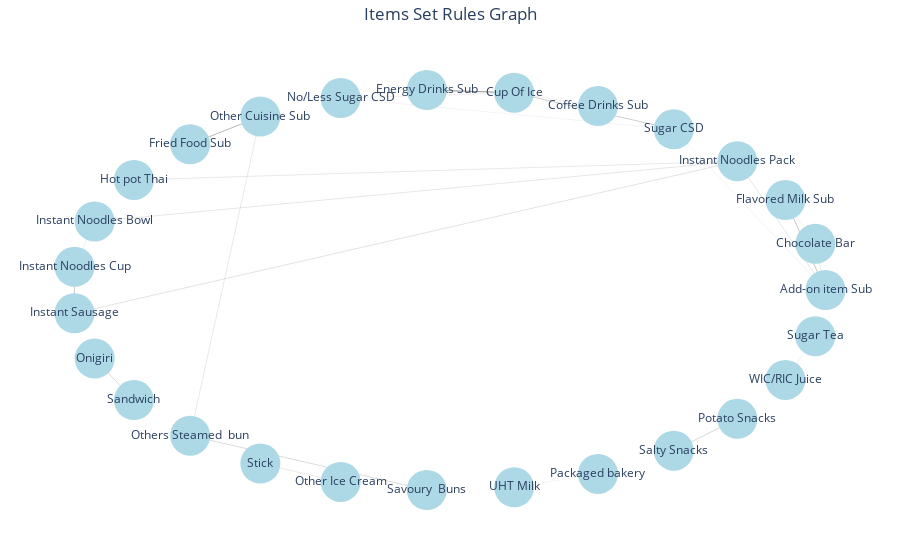

The notebook cell saved with this chart:
### Code cell
import plotly.graph_objects as go
import networkx as nx

# Create an empty directed graph
G = nx.DiGraph()

# Iterate through each row of the DataFrame and add edges to the graph
for index, row in rules.iterrows():
    antecedent = ', '.join(row['antecedents'])
    consequent = ', '.join(row['consequents'])
    support = row['support']
    confidence = row['confidence']
    lift = row['lift']
    conviction = row['conviction']
    # Check if lift is greater than 2 and confidence is greater than 0.1
    if lift >= 2 and confidence > 0.1:
        # Add edges to the graph with the support or confidence as edge weight
        G.add_edge(antecedent, consequent, weight=support)

        # Add support, lift, and confidence as attributes to the nodes
        G.add_node(antecedent, support=support, lift=lift, confidence=confidence, conviction=conviction)
        G.add_node(consequent, support=support, lift=lift, confidence=confidence, conviction=conviction)

# Get the node positions using circular layout
pos = nx.circular_layout(G)

# Create a list of edge traces
edge_traces = []
for edge in G.edges():
    x0, y0 = pos[edge[0]]
    x1, y1 = pos[edge[1]]
    weight = G.get_edge_data(edge[0], edge[1])['weight']
    edge_trace = go.Scatter(x=[x0, x1, None], y=[y0, y1, None],
                            mode='lines', line=dict(width=weight*10, color='black'),
                            hoverinfo='text',
                            hovertext=f"Support: {weight:.3f}",
                            )
    edge_traces.append(edge_trace)

# Create a list of node traces
node_traces = []
for node in G.nodes():
    x, y = pos[node]
    in_edges = G.in_edges(node)
    out_edges = G.out_edges(node)
    text = f"Item: {node}<br>"
    for in_edge in in_edges:
        antecedent = in_edge[0]
        weight = G.get_edge_data(antecedent, node)['weight']
        text += f"Trigger {antecedent} - {node}, Support: {weight:.3f}, Lift: {G.nodes[node]['lift']:.3f}, Confidence: {G.nodes[node]['confidence']:.3f}, Conviction: {G.nodes[node]['conviction']:.3f}<br>"
    for out_edge in out_edges:
        consequent = out_edge[1]
        weight = G.get_edge_data(node, consequent)['weight']
        text += f"Trigger {node} - {consequent}, Support: {weight:.3f}, Lift: {G.nodes[node]['lift']:.3f}, Confidence: {G.nodes[node]['confidence']:.3f}, Conviction: {G.nodes[node]['conviction']:.3f}<br>"
    node_trace = go.Scatter(x=[x], y=[y], mode='markers+text', text=node,
                            marker=dict(size=40, color='lightblue'),
                            hoverinfo='text',
                            hovertext=text
                            )
    node_traces.append(node_trace)

# Create the figure and add the edge and node traces
fig = go.Figure(data=edge_traces + node_traces)

# Set the layout properties
fig.update_layout(title='Items Set Rules Graph', title_x=0.5, showlegend=False, hovermode='closest',
                  plot_bgcolor='white', margin=dict(b=20, l=5, r=5, t=40), xaxis=dict(showgrid=False, zeroline=False,
                  showticklabels=False), yaxis=dict(showgrid=False, zeroline=False, showticklabels=False))

# Show the plot
fig.show()

### Figure 1 — Plotly figure (JSON) as saved in the notebook; plotly's stock layout.template omitted (floating-point values rounded to 4 significant figures)
{"data": [{"hoverinfo": "text", "hovertext": "Support: 0.005", "line": {"color": "black", "width": 0.05402}, "mode": "lines", "type": "scatter", "x": [1, 0.973, null], "y": [3.311e-09, 0.2306, null]}, {"hoverinfo": "text", "hovertext": "Support: 0.012", "line": {"color": "black", "width": 0.1224}, "mode": "lines", "type": "scatter", "x": [1, 0.8936, null], "y": [3.311e-09, 0.4488, null]}, {"hoverinfo": "text", "hovertext": "Support: 0.006", "line": {"color": "black", "width": 0.05843}, "mode": "lines", "type": "scatter", "x": [1, 0.766, null], "y": [3.311e-09, 0.6428, null]}, {"hoverinfo": "text", "hovertext": "Support: 0.006", "line": {"color": "black", "width": 0.05623}, "mode": "lines", "type": "scatter", "x": [1, 0.5972, null], "y": [3.311e-09, 0.8021, null]}, {"hoverinfo": "text", "hovertext": "Support: 0.005", "line": {"color": "black", "width": 0.05402}, "mode": "lines", "type": "scatter", "x": [0.973, 1, null], "y": [0.2306, 3.311e-09, null]}, {"hoverinfo": "text", "hovertext": "Support: 0.006", "line": {"color": "black", "width": 0.06174}, "mode": "lines", "type": "scatter", "x": [0.973, 0.8936, null], "y": [0.2306, 0.4488, null]}, {"hoverinfo": "text", "hovertext": "Support: 0.012", "line": {"color": "black", "width": 0.1224}, "mode": "lines", "type": "scatter", "x": [0.8936, 1, null], "y": [0.4488, 3.311e-09, null]}, {"hoverinfo": "text", "hovertext": "Support: 0.006", "line": {"color": "black", "width": 0.05843}, "mode": "lines", "type": "scatter", "x": [0.766, 1, null], "y": [0.6428, 3.311e-09, null]}, {"hoverinfo": "text", "hovertext": "Support: 0.005", "line": {"color": "black", "width": 0.05402}, "mode": "lines", "type": "scatter", "x": [0.766, -0.8355, null], "y": [0.6428, 0.5495, null]}, {"hoverinfo": "text", "hovertext": "Support: 0.006", "line": {"color": "black", "width": 0.05513}, "mode": "lines", "type": "scatter", "x": [0.766, -0.9397, null], "y": [0.6428, 0.342, null]}, {"hoverinfo": "text", "hovertext": "Support: 0.006", "line": {"color": "black", "width": 0.06395}, "mode": "lines", "type": "scatter", "x": [0.766, -0.9932, null], "y": [0.6428, -0.1161, null]}, {"hoverinfo": "text", "hovertext": "Support: 0.011", "line": {"color": "black", "width": 0.108}, "mode": "lines", "type": "scatter", "x": [0.5972, 0.1736, null], "y": [0.8021, 0.9848, null]}, {"hoverinfo": "text", "hovertext": "Support: 0.006", "line": {"color": "black", "width": 0.06174}, "mode": "lines", "type": "scatter", "x": [0.3961, 0.1736, null], "y": [0.9182, 0.9848, null]}, {"hoverinfo": "text", "hovertext": "Support: 0.023", "line": {"color": "black", "width": 0.2293}, "mode": "lines", "type": "scatter", "x": [0.1736, -0.05814, null], "y": [0.9848, 0.9983, null]}, {"hoverinfo": "text", "hovertext": "Support: 0.011", "line": {"color": "black", "width": 0.108}, "mode": "lines", "type": "scatter", "x": [0.1736, 0.5972, null], "y": [0.9848, 0.8021, null]}, {"hoverinfo": "text", "hovertext": "Support: 0.023", "line": {"color": "black", "width": 0.2293}, "mode": "lines", "type": "scatter", "x": [-0.05814, 0.1736, null], "y": [0.9983, 0.9848, null]}, {"hoverinfo": "text", "hovertext": "Support: 0.007", "line": {"color": "black", "width": 0.07056}, "mode": "lines", "type": "scatter", "x": [-0.2868, 0.1736, null], "y": [0.958, 0.9848, null]}, {"hoverinfo": "text", "hovertext": "Support: 0.005", "line": {"color": "black", "width": 0.05292}, "mode": "lines", "type": "scatter", "x": [-0.2868, 0.5972, null], "y": [0.958, 0.8021, null]}, {"hoverinfo": "text", "hovertext": "Support: 0.015", "line": {"color": "black", "width": 0.1499}, "mode": "lines", "type": "scatter", "x": [-0.5, -0.6862, null], "y": [0.866, 0.7274, null]}, {"hoverinfo": "text", "hovertext": "Support: 0.015", "line": {"color": "black", "width": 0.1499}, "mode": "lines", "type": "scatter", "x": [-0.6862, -0.5, null], "y": [0.7274, 0.866, null]}, {"hoverinfo": "text", "hovertext": "Support: 0.005", "line": {"color": "black", "width": 0.05402}, "mode": "lines", "type": "scatter", "x": [-0.8355, 0.766, null], "y": [0.5495, 0.6428, null]}, {"hoverinfo": "text", "hovertext": "Support: 0.006", "line": {"color": "black", "width": 0.06284}, "mode": "lines", "type": "scatter", "x": [-0.9397, -0.9932, null], "y": [0.342, 0.1161, null]}, {"hoverinfo": "text", "hovertext": "Support: 0.006", "line": {"color": "black", "width": 0.05513}, "mode": "lines", "type": "scatter", "x": [-0.9397, 0.766, null], "y": [0.342, 0.6428, null]}, {"hoverinfo": "text", "hovertext": "Support: 0.010", "line": {"color": "black", "width": 0.1047}, "mode": "lines", "type": "scatter", "x": [-0.9932, -0.9932, null], "y": [0.1161, -0.1161, null]}, {"hoverinfo": "text", "hovertext": "Support: 0.010", "line": {"color": "black", "width": 0.1047}, "mode": "lines", "type": "scatter", "x": [-0.9932, -0.9932, null], "y": [-0.1161, 0.1161, null]}, {"hoverinfo": "text", "hovertext": "Support: 0.006", "line": {"color": "black", "width": 0.06395}, "mode": "lines", "type": "scatter", "x": [-0.9932, 0.766, null], "y": [-0.1161, 0.6428, null]}, {"hoverinfo": "text", "hovertext": "Support: 0.008", "line": {"color": "black", "width": 0.08049}, "mode": "lines", "type": "scatter", "x": [-0.9397, -0.8355, null], "y": [-0.342, -0.5495, null]}, {"hoverinfo": "text", "hovertext": "Support: 0.008", "line": {"color": "black", "width": 0.08049}, "mode": "lines", "type": "scatter", "x": [-0.8355, -0.9397, null], "y": [-0.5495, -0.342, null]}, {"hoverinfo": "text", "hovertext": "Support: 0.010", "line": {"color": "black", "width": 0.09592}, "mode": "lines", "type": "scatter", "x": [-0.6862, -0.5, null], "y": [-0.7274, 0.866, null]}, {"hoverinfo": "text", "hovertext": "Support: 0.008", "line": {"color": "black", "width": 0.08049}, "mode": "lines", "type": "scatter", "x": [-0.6862, -0.05814, null], "y": [-0.7274, -0.9983, null]}, {"hoverinfo": "text", "hovertext": "Support: 0.005", "line": {"color": "black", "width": 0.05072}, "mode": "lines", "type": "scatter", "x": [-0.5, -0.2868, null], "y": [-0.866, -0.958, null]}, {"hoverinfo": "text", "hovertext": "Support: 0.005", "line": {"color": "black", "width": 0.05072}, "mode": "lines", "type": "scatter", "x": [-0.2868, -0.5, null], "y": [-0.958, -0.866, null]}, {"hoverinfo": "text", "hovertext": "Support: 0.008", "line": {"color": "black", "width": 0.08049}, "mode": "lines", "type": "scatter", "x": [-0.05814, -0.6862, null], "y": [-0.9983, -0.7274, null]}, {"hoverinfo": "text", "hovertext": "Support: 0.006", "line": {"color": "black", "width": 0.05843}, "mode": "lines", "type": "scatter", "x": [0.1736, 0.3961, null], "y": [-0.9848, -0.9182, null]}, {"hoverinfo": "text", "hovertext": "Support: 0.009", "line": {"color": "black", "width": 0.086}, "mode": "lines", "type": "scatter", "x": [0.5972, 0.766, null], "y": [-0.8021, -0.6428, null]}, {"hoverinfo": "text", "hovertext": "Support: 0.009", "line": {"color": "black", "width": 0.086}, "mode": "lines", "type": "scatter", "x": [0.766, 0.5972, null], "y": [-0.6428, -0.8021, null]}, {"hoverinfo": "text", "hovertext": "Support: 0.007", "line": {"color": "black", "width": 0.06505}, "mode": "lines", "type": "scatter", "x": [0.8936, 0.973, null], "y": [-0.4488, -0.2306, null]}, {"hoverinfo": "text", "hovertext": "Item: Add-on item Sub<br>Trigger Chocolate Bar - Add-on item Sub, Support: 0.005, Lift: 2.398, Confidence: 0.140, Conviction: 1.156<br>Trigger Flavored Milk Sub - Add-on item Sub, Support: 0.012, Lift: 2.398, Confidence: 0.140, Conviction: 1.156<br>Trigger Instant Noodles Pack - Add-on item Sub, Support: 0.006, Lift: 2.398, Confidence: 0.140, Conviction: 1.156<br>Trigger Add-on item Sub - Chocolate Bar, Support: 0.005, Lift: 2.398, Confidence: 0.140, Conviction: 1.156<br>Trigger Add-on item Sub - Flavored Milk Sub, Support: 0.012, Lift: 2.398, Confidence: 0.140, Conviction: 1.156<br>Trigger Add-on item Sub - Instant Noodles Pack, Support: 0.006, Lift: 2.398, Confidence: 0.140, Conviction: 1.156<br>Trigger Add-on item Sub - Sugar CSD, Support: 0.006, Lift: 2.398, Confidence: 0.140, Conviction: 1.156<br>", "marker": {"color": "lightblue", "size": 40}, "mode": "markers+text", "text": "Add-on item Sub", "type": "scatter", "x": [1], "y": [3.311e-09]}, {"hoverinfo": "text", "hovertext": "Item: Chocolate Bar<br>Trigger Add-on item Sub - Chocolate Bar, Support: 0.005, Lift: 2.148, Confidence: 0.144, Conviction: 1.161<br>Trigger Chocolate Bar - Add-on item Sub, Support: 0.005, Lift: 2.148, Confidence: 0.144, Conviction: 1.161<br>Trigger Chocolate Bar - Flavored Milk Sub, Support: 0.006, Lift: 2.148, Confidence: 0.144, Conviction: 1.161<br>", "marker": {"color": "lightblue", "size": 40}, "mode": "markers+text", "text": "Chocolate Bar", "type": "scatter", "x": [0.973], "y": [0.2306]}, {"hoverinfo": "text", "hovertext": "Item: Flavored Milk Sub<br>Trigger Add-on item Sub - Flavored Milk Sub, Support: 0.012, Lift: 2.148, Confidence: 0.144, Conviction: 1.161<br>Trigger Chocolate Bar - Flavored Milk Sub, Support: 0.006, Lift: 2.148, Confidence: 0.144, Conviction: 1.161<br>Trigger Flavored Milk Sub - Add-on item Sub, Support: 0.012, Lift: 2.148, Confidence: 0.144, Conviction: 1.161<br>", "marker": {"color": "lightblue", "size": 40}, "mode": "markers+text", "text": "Flavored Milk Sub", "type": "scatter", "x": [0.8936], "y": [0.4488]}, {"hoverinfo": "text", "hovertext": "Item: Instant Noodles Pack<br>Trigger Add-on item Sub - Instant Noodles Pack, Support: 0.006, Lift: 6.111, Confidence: 0.275, Conviction: 1.370<br>Trigger Hot pot Thai - Instant Noodles Pack, Support: 0.005, Lift: 6.111, Confidence: 0.275, Conviction: 1.370<br>Trigger Instant Noodles Bowl - Instant Noodles Pack, Support: 0.006, Lift: 6.111, Confidence: 0.275, Conviction: 1.370<br>Trigger Instant Sausage - Instant Noodles Pack, Support: 0.006, Lift: 6.111, Confidence: 0.275, Conviction: 1.370<br>Trigger Instant Noodles Pack - Add-on item Sub, Support: 0.006, Lift: 6.111, Confidence: 0.275, Conviction: 1.370<br>Trigger Instant Noodles Pack - Hot pot Thai, Support: 0.005, Lift: 6.111, Confidence: 0.275, Conviction: 1.370<br>Trigger Instant Noodles Pack - Instant Noodles Bowl, Support: 0.006, Lift: 6.111, Confidence: 0.275, Conviction: 1.370<br>Trigger Instant Noodles Pack - Instant Sausage, Support: 0.006, Lift: 6.111, Confidence: 0.275, Conviction: 1.370<br>", "marker": {"color": "lightblue", "size": 40}, "mode": "markers+text", "text": "Instant Noodles Pack", "type": "scatter", "x": [0.766], "y": [0.6428]}, {"hoverinfo": "text", "hovertext": "Item: Sugar CSD<br>Trigger Add-on item Sub - Sugar CSD, Support: 0.006, Lift: 2.340, Confidence: 0.137, Conviction: 1.152<br>Trigger Cup Of Ice - Sugar CSD, Support: 0.011, Lift: 2.340, Confidence: 0.137, Conviction: 1.152<br>Trigger No/Less Sugar CSD - Sugar CSD, Support: 0.005, Lift: 2.340, Confidence: 0.137, Conviction: 1.152<br>Trigger Sugar CSD - Cup Of Ice, Support: 0.011, Lift: 2.340, Confidence: 0.137, Conviction: 1.152<br>", "marker": {"color": "lightblue", "size": 40}, "mode": "markers+text", "text": "Sugar CSD", "type": "scatter", "x": [0.5972], "y": [0.8021]}, {"hoverinfo": "text", "hovertext": "Item: Coffee Drinks Sub<br>Trigger Coffee Drinks Sub - Cup Of Ice, Support: 0.006, Lift: 2.353, Confidence: 0.186, Conviction: 1.221<br>", "marker": {"color": "lightblue", "size": 40}, "mode": "markers+text", "text": "Coffee Drinks Sub", "type": "scatter", "x": [0.3961], "y": [0.9182]}, {"hoverinfo": "text", "hovertext": "Item: Cup Of Ice<br>Trigger Coffee Drinks Sub - Cup Of Ice, Support: 0.006, Lift: 2.339, Confidence: 0.137, Conviction: 1.146<br>Trigger Energy Drinks Sub - Cup Of Ice, Support: 0.023, Lift: 2.339, Confidence: 0.137, Conviction: 1.146<br>Trigger No/Less Sugar CSD - Cup Of Ice, Support: 0.007, Lift: 2.339, Confidence: 0.137, Conviction: 1.146<br>Trigger Sugar CSD - Cup Of Ice, Support: 0.011, Lift: 2.339, Confidence: 0.137, Conviction: 1.146<br>Trigger Cup Of Ice - Energy Drinks Sub, Support: 0.023, Lift: 2.339, Confidence: 0.137, Conviction: 1.146<br>Trigger Cup Of Ice - Sugar CSD, Support: 0.011, Lift: 2.339, Confidence: 0.137, Conviction: 1.146<br>", "marker": {"color": "lightblue", "size": 40}, "mode": "markers+text", "text": "Cup Of Ice", "type": "scatter", "x": [0.1736], "y": [0.9848]}, {"hoverinfo": "text", "hovertext": "Item: Energy Drinks Sub<br>Trigger Cup Of Ice - Energy Drinks Sub, Support: 0.023, Lift: 3.435, Confidence: 0.290, Conviction: 1.376<br>Trigger Energy Drinks Sub - Cup Of Ice, Support: 0.023, Lift: 3.435, Confidence: 0.290, Conviction: 1.376<br>", "marker": {"color": "lightblue", "size": 40}, "mode": "markers+text", "text": "Energy Drinks Sub", "type": "scatter", "x": [-0.05814], "y": [0.9983]}, {"hoverinfo": "text", "hovertext": "Item: No/Less Sugar CSD<br>Trigger No/Less Sugar CSD - Cup Of Ice, Support: 0.007, Lift: 2.340, Confidence: 0.137, Conviction: 1.152<br>Trigger No/Less Sugar CSD - Sugar CSD, Support: 0.005, Lift: 2.340, Confidence: 0.137, Conviction: 1.152<br>", "marker": {"color": "lightblue", "size": 40}, "mode": "markers+text", "text": "No/Less Sugar CSD", "type": "scatter", "x": [-0.2868], "y": [0.958]}, {"hoverinfo": "text", "hovertext": "Item: Other Cuisine Sub<br>Trigger Fried Food Sub - Other Cuisine Sub, Support: 0.015, Lift: 2.188, Confidence: 0.227, Conviction: 1.281<br>Trigger Others Steamed  bun - Other Cuisine Sub, Support: 0.010, Lift: 2.188, Confidence: 0.227, Conviction: 1.281<br>Trigger Other Cuisine Sub - Fried Food Sub, Support: 0.015, Lift: 2.188, Confidence: 0.227, Conviction: 1.281<br>", "marker": {"color": "lightblue", "size": 40}, "mode": "markers+text", "text": "Other Cuisine Sub", "type": "scatter", "x": [-0.5], "y": [0.866]}, {"hoverinfo": "text", "hovertext": "Item: Fried Food Sub<br>Trigger Other Cuisine Sub - Fried Food Sub, Support: 0.015, Lift: 2.725, Confidence: 0.282, Conviction: 1.372<br>Trigger Fried Food Sub - Other Cuisine Sub, Support: 0.015, Lift: 2.725, Confidence: 0.282, Conviction: 1.372<br>", "marker": {"color": "lightblue", "size": 40}, "mode": "markers+text", "text": "Fried Food Sub", "type": "scatter", "x": [-0.6862], "y": [0.7274]}, {"hoverinfo": "text", "hovertext": "Item: Hot pot Thai<br>Trigger Instant Noodles Pack - Hot pot Thai, Support: 0.005, Lift: 3.619, Confidence: 0.163, Conviction: 1.188<br>Trigger Hot pot Thai - Instant Noodles Pack, Support: 0.005, Lift: 3.619, Confidence: 0.163, Conviction: 1.188<br>", "marker": {"color": "lightblue", "size": 40}, "mode": "markers+text", "text": "Hot pot Thai", "type": "scatter", "x": [-0.8355], "y": [0.5495]}, {"hoverinfo": "text", "hovertext": "Item: Instant Noodles Bowl<br>Trigger Instant Noodles Pack - Instant Noodles Bowl, Support: 0.006, Lift: 2.956, Confidence: 0.133, Conviction: 1.147<br>Trigger Instant Noodles Bowl - Instant Noodles Cup, Support: 0.006, Lift: 2.956, Confidence: 0.133, Conviction: 1.147<br>Trigger Instant Noodles Bowl - Instant Noodles Pack, Support: 0.006, Lift: 2.956, Confidence: 0.133, Conviction: 1.147<br>", "marker": {"color": "lightblue", "size": 40}, "mode": "markers+text", "text": "Instant Noodles Bowl", "type": "scatter", "x": [-0.9397], "y": [0.342]}, {"hoverinfo": "text", "hovertext": "Item: Instant Noodles Cup<br>Trigger Instant Noodles Bowl - Instant Noodles Cup, Support: 0.006, Lift: 7.005, Confidence: 0.450, Conviction: 1.800<br>Trigger Instant Sausage - Instant Noodles Cup, Support: 0.010, Lift: 7.005, Confidence: 0.450, Conviction: 1.800<br>Trigger Instant Noodles Cup - Instant Sausage, Support: 0.010, Lift: 7.005, Confidence: 0.450, Conviction: 1.800<br>", "marker": {"color": "lightblue", "size": 40}, "mode": "markers+text", "text": "Instant Noodles Cup", "type": "scatter", "x": [-0.9932], "y": [0.1161]}, {"hoverinfo": "text", "hovertext": "Item: Instant Sausage<br>Trigger Instant Noodles Cup - Instant Sausage, Support: 0.010, Lift: 6.111, Confidence: 0.275, Conviction: 1.370<br>Trigger Instant Noodles Pack - Instant Sausage, Support: 0.006, Lift: 6.111, Confidence: 0.275, Conviction: 1.370<br>Trigger Instant Sausage - Instant Noodles Cup, Support: 0.010, Lift: 6.111, Confidence: 0.275, Conviction: 1.370<br>Trigger Instant Sausage - Instant Noodles Pack, Support: 0.006, Lift: 6.111, Confidence: 0.275, Conviction: 1.370<br>", "marker": {"color": "lightblue", "size": 40}, "mode": "markers+text", "text": "Instant Sausage", "type": "scatter", "x": [-0.9932], "y": [-0.1161]}, {"hoverinfo": "text", "hovertext": "Item: Onigiri<br>Trigger Sandwich - Onigiri, Support: 0.008, Lift: 2.190, Confidence: 0.171, Conviction: 1.197<br>Trigger Onigiri - Sandwich, Support: 0.008, Lift: 2.190, Confidence: 0.171, Conviction: 1.197<br>", "marker": {"color": "lightblue", "size": 40}, "mode": "markers+text", "text": "Onigiri", "type": "scatter", "x": [-0.9397], "y": [-0.342]}, {"hoverinfo": "text", "hovertext": "Item: Sandwich<br>Trigger Onigiri - Sandwich, Support: 0.008, Lift: 2.190, Confidence: 0.171, Conviction: 1.197<br>Trigger Sandwich - Onigiri, Support: 0.008, Lift: 2.190, Confidence: 0.171, Conviction: 1.197<br>", "marker": {"color": "lightblue", "size": 40}, "mode": "markers+text", "text": "Sandwich", "type": "scatter", "x": [-0.8355], "y": [-0.5495]}, {"hoverinfo": "text", "hovertext": "Item: Others Steamed  bun<br>Trigger Savoury  Buns - Others Steamed  bun, Support: 0.008, Lift: 2.412, Confidence: 0.102, Conviction: 1.105<br>Trigger Others Steamed  bun - Other Cuisine Sub, Support: 0.010, Lift: 2.412, Confidence: 0.102, Conviction: 1.105<br>Trigger Others Steamed  bun - Savoury  Buns, Support: 0.008, Lift: 2.412, Confidence: 0.102, Conviction: 1.105<br>", "marker": {"color": "lightblue", "size": 40}, "mode": "markers+text", "text": "Others Steamed  bun", "type": "scatter", "x": [-0.6862], "y": [-0.7274]}, {"hoverinfo": "text", "hovertext": "Item: Stick<br>Trigger Other Ice Cream - Stick, Support: 0.005, Lift: 10.722, Confidence: 0.303, Conviction: 1.427<br>Trigger Stick - Other Ice Cream, Support: 0.005, Lift: 10.722, Confidence: 0.303, Conviction: 1.427<br>", "marker": {"color": "lightblue", "size": 40}, "mode": "markers+text", "text": "Stick", "type": "scatter", "x": [-0.5], "y": [-0.866]}, {"hoverinfo": "text", "hovertext": "Item: Other Ice Cream<br>Trigger Stick - Other Ice Cream, Support: 0.005, Lift: 10.722, Confidence: 0.303, Conviction: 1.427<br>Trigger Other Ice Cream - Stick, Support: 0.005, Lift: 10.722, Confidence: 0.303, Conviction: 1.427<br>", "marker": {"color": "lightblue", "size": 40}, "mode": "markers+text", "text": "Other Ice Cream", "type": "scatter", "x": [-0.2868], "y": [-0.958]}, {"hoverinfo": "text", "hovertext": "Item: Savoury  Buns<br>Trigger Others Steamed  bun - Savoury  Buns, Support: 0.008, Lift: 2.412, Confidence: 0.102, Conviction: 1.105<br>Trigger Savoury  Buns - Others Steamed  bun, Support: 0.008, Lift: 2.412, Confidence: 0.102, Conviction: 1.105<br>", "marker": {"color": "lightblue", "size": 40}, "mode": "markers+text", "text": "Savoury  Buns", "type": "scatter", "x": [-0.05814], "y": [-0.9983]}, {"hoverinfo": "text", "hovertext": "Item: UHT Milk<br>Trigger UHT Milk - Packaged bakery, Support: 0.006, Lift: 2.086, Confidence: 0.136, Conviction: 1.151<br>", "marker": {"color": "lightblue", "size": 40}, "mode": "markers+text", "text": "UHT Milk", "type": "scatter", "x": [0.1736], "y": [-0.9848]}, {"hoverinfo": "text", "hovertext": "Item: Packaged bakery<br>Trigger UHT Milk - Packaged bakery, Support: 0.006, Lift: 2.086, Confidence: 0.136, Conviction: 1.151<br>", "marker": {"color": "lightblue", "size": 40}, "mode": "markers+text", "text": "Packaged bakery", "type": "scatter", "x": [0.3961], "y": [-0.9182]}, {"hoverinfo": "text", "hovertext": "Item: Salty Snacks<br>Trigger Potato Snacks - Salty Snacks, Support: 0.009, Lift: 3.828, Confidence: 0.172, Conviction: 1.198<br>Trigger Salty Snacks - Potato Snacks, Support: 0.009, Lift: 3.828, Confidence: 0.172, Conviction: 1.198<br>", "marker": {"color": "lightblue", "size": 40}, "mode": "markers+text", "text": "Salty Snacks", "type": "scatter", "x": [0.5972], "y": [-0.8021]}, {"hoverinfo": "text", "hovertext": "Item: Potato Snacks<br>Trigger Salty Snacks - Potato Snacks, Support: 0.009, Lift: 3.828, Confidence: 0.172, Conviction: 1.198<br>Trigger Potato Snacks - Salty Snacks, Support: 0.009, Lift: 3.828, Confidence: 0.172, Conviction: 1.198<br>", "marker": {"color": "lightblue", "size": 40}, "mode": "markers+text", "text": "Potato Snacks", "type": "scatter", "x": [0.766], "y": [-0.6428]}, {"hoverinfo": "text", "hovertext": "Item: WIC/RIC Juice<br>Trigger WIC/RIC Juice - Sugar Tea, Support: 0.007, Lift: 2.132, Confidence: 0.236, Conviction: 1.300<br>", "marker": {"color": "lightblue", "size": 40}, "mode": "markers+text", "text": "WIC/RIC Juice", "type": "scatter", "x": [0.8936], "y": [-0.4488]}, {"hoverinfo": "text", "hovertext": "Item: Sugar Tea<br>Trigger WIC/RIC Juice - Sugar Tea, Support: 0.007, Lift: 2.132, Confidence: 0.236, Conviction: 1.300<br>", "marker": {"color": "lightblue", "size": 40}, "mode": "markers+text", "text": "Sugar Tea", "type": "scatter", "x": [0.973], "y": [-0.2306]}], "layout": {"hovermode": "closest", "margin": {"b": 20, "l": 5, "r": 5, "t": 40}, "plot_bgcolor": "white", "showlegend": false, "title": {"text": "Items Set Rules Graph", "x": 0.5}, "xaxis": {"showgrid": false, "showticklabels": false, "zeroline": false}, "yaxis": {"showgrid": false, "showticklabels": false, "zeroline": false}}}
